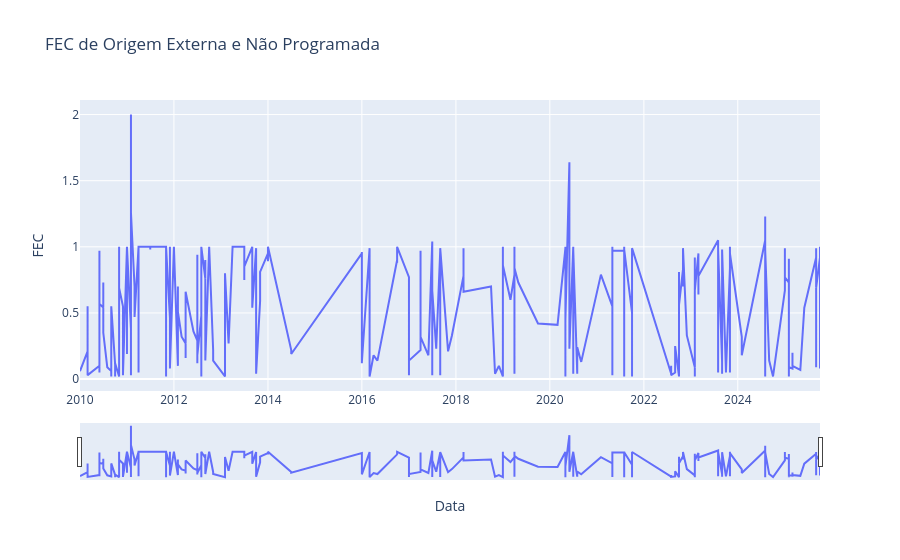

The cell this chart's notebook holds for it:
### Markdown cell above
#### Nenhum padrão de variação gritante -- na verdade, parece haver uma estabilidade em torno do 1.

### Code cell
# Repetindo o gráfico, mas eliminando zeros
df_com_interrupcao = fec_ext_np[fec_ext_np['FEC'] > 0.01].sort_values('Data') # Pequena tolerância para ruídos
fig = px.line(df_com_interrupcao, x='Data', y='FEC', title='FEC de Origem Externa e Não Programada')
fig.update_xaxes(rangeslider_visible=True)
fig.show()

### Figure 1 — Plotly figure (JSON) as saved in the notebook; plotly's stock layout.template omitted (floating-point values rounded to 4 significant figures; data arrays with more than 128 entries replaced by an {"elided": "..."} marker saying what was removed)
{"data": [{"hovertemplate": "Data=%{x}<br>FEC=%{y}<extra></extra>", "legendgroup": "", "line": {"color": "#636efa", "dash": "solid"}, "marker": {"symbol": "circle"}, "mode": "lines", "name": "", "orientation": "v", "showlegend": false, "type": "scatter", "x": {"elided": "572 str values"}, "xaxis": "x", "y": {"elided": "572 float values"}, "yaxis": "y"}], "layout": {"legend": {"tracegroupgap": 0}, "title": {"text": "FEC de Origem Externa e Não Programada"}, "xaxis": {"anchor": "y", "domain": [0, 1], "rangeslider": {"visible": true}, "title": {"text": "Data"}}, "yaxis": {"anchor": "x", "domain": [0, 1], "title": {"text": "FEC"}}}}
